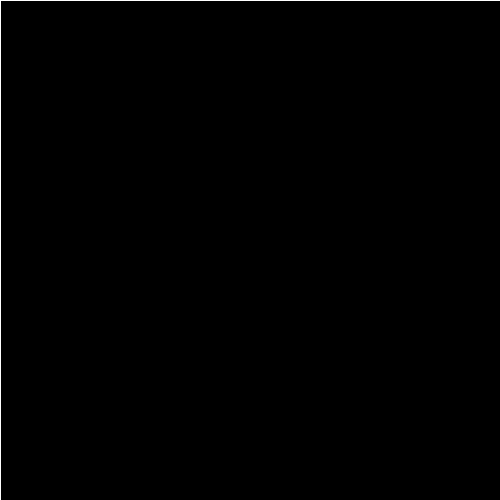
Frame 1 (no input)
Frame 60 (the mouse pressed at the canvas centre just before this capture): identical to frame 1, image omitted
Frame 120 (the mouse held since frame 60 and released just before this capture): identical to frame 1, image omitted

The Processing sketch that drew this single still picture (run headless with seeded random() and noise(); from frame 60 on, the mouse is pressed at the canvas centre):

// Processing sketch: RecursiveRect
// ── RecursiveRect.pde
Quad Q;
int count = 0;

float[][] pos = {{0, 500, 500, 0}, {0, 0, 500, 500}};

void setup() {
  size(500, 500);

  Q = new Quad(pos[0][0], pos[1][0], pos[0][1], pos[1][1], pos[0][2], pos[1][2], pos[0][3], pos[1][3], count);
}

void draw() {
  background(0);

  Q.display();
}

void mouseClicked() {
  count++;
  if (count <= 7) {
  Q = new Quad(pos[0][0], pos[1][0], pos[0][1], pos[1][1], pos[0][2], pos[1][2], pos[0][3], pos[1][3], count);
  } 
  println(count);
}

void mouseWheel() {
  count = 0;
  Q = new Quad(pos[0][0], pos[1][0], pos[0][1], pos[1][1], pos[0][2], pos[1][2], pos[0][3], pos[1][3], count);
  println(count);
}

class Quad {
  float x1, y1, x2, y2, x3, y3, x4, y4;
  int level;

  Quad(float x1, float y1, float x2, float y2, float x3, float y3, float x4, float y4, int level) {
    this.x1 = x1;
    this.y1 = y1;
    this.x2 = x2;
    this.y2 = y2;
    this.x3 = x3;
    this.y3 = y3;
    this.x4 = x4;
    this.y4 = y4;
    this.level = level;
  }

  void display() {
    noFill();
    strokeWeight(1);
    stroke(255);
    quad(x1, y1, x2, y2, x3, y3, x4, y4);
    if (level > 0) {
      displaySubQuads();
    }
  }

  void displaySubQuads() {
    // 000
    // 0-0
    // 000
    
    float C1 = x1; // (x1+x1+x1)/3
    float C2 = (x1+x1+x3)/3; // as it is
    float C3 = (x1+x3+x3)/3; // as it is
    float C4 = x3; // (x2+x2+x2)/3
    
    float R1 = y1; // (y1+y1+y1)/3
    float R2 = (y1+y1+y3)/3; // as it is
    float R3 = (y1+y3+y3)/3; // as it is
    float R4 = y3; // (y2+y2+y2)/3
    
    // [11] = {(x1+x1+x1)/3, (y1+y1+y1)/3}
    // [12] = {(x1+x1+x2)/3, (y1+y1+y1)/3}
    
    // [11] = {C1, R1}
    // [32] = {C2, R3}
    
    //      C1:  C2:  C3:  C4:
    // R1: [11] [12] [13] [14]
    // R2: [21] [22] [23] [24]
    // R3: [31] [32] [33] [34]
    // R4: [41] [42] [43] [44]
    
    Quad q1 = new Quad(C1, R1, C2, R1, C2, R2, C1, R2, level-1);
    Quad q2 = new Quad(C2, R1, C3, R1, C3, R2, C2, R2, level-1);
    Quad q3 = new Quad(C3, R1, C4, R1, C4, R2, C3, R2, level-1);
    
    Quad q4 = new Quad(C1, R2, C2, R2, C2, R3, C1, R3, level-1);
    // Quad q5 = new Quad("");
    Quad q6 = new Quad(C3, R2, C4, R2, C4, R3, C3, R3, level-1);
    
    Quad q7 = new Quad(C1, R3, C2, R3, C2, R4, C1, R4, level-1);
    Quad q8 = new Quad(C2, R3, C3, R3, C3, R4, C2, R4, level-1);
    Quad q9 = new Quad(C3, R3, C4, R3, C4, R4, C3, R4, level-1);
    
    q1.display();
    q2.display();
    q3.display();
    q4.display();
    // q5.display();
    q6.display();
    q7.display();
    q8.display();
    q9.display();
  }
}
